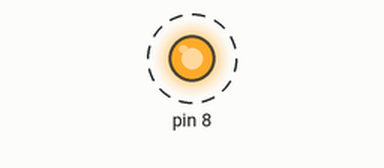
A sketch run on a simulated Arduino Uno, built with avr-gcc and run on an emulated ATmega328P. Parts: output pins drawn as LEDs (lit = HIGH). Dashed ring = blinking.

Above: at 0.2 s.
Timing chart, 0 to 3.0 s (numbered marks = the images above):
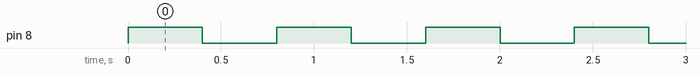

The sketch:

TIMERCTC.ino
```cpp
void setup() {
  cli();
  DDRB |= (1 << DDB0);
  TCCR1A = 0;
  TCCR1B = 0;
  TCNT1 = 0;
  TCCR1B |= (1 << WGM12);
  TCCR1B |= (1 << CS12);
  OCR1A = 24999;
  TIMSK1 |= (1 << OCIE1A);
  sei();
}

ISR(TIMER1_COMPA_vect) {
  PORTB ^= (1 << PORTB0);
}

void loop() {
}
```

Measured:
- by itself, pin 8: alternates HIGH for 0.40 s and LOW for 0.40 s
